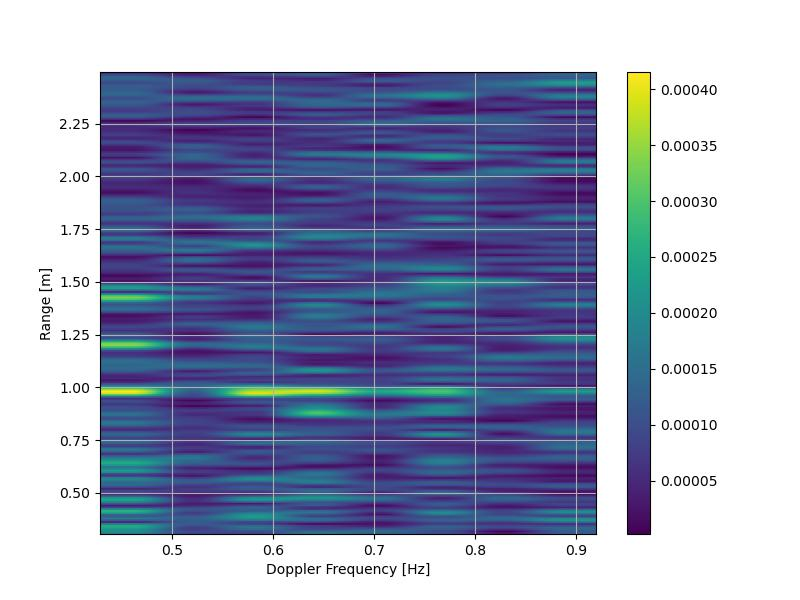

Recreate this plot in Python.
# Import Libraries
import matplotlib.pyplot as plt
import numpy as np
import os
from parameter_setup import load_params, normalization
import time



def main():
    # load parameters
    params = load_params()
    print('waiting for pre-doppler data collections...')
    while(len(os.listdir('./data_queue'))<params['doppler_window_size']*2):
        continue
    print('Done')
    print('Start Processing Doppler...')
    
    while(True):
        start = time.time()
        data_queue = sorted(os.listdir('./data_queue'))
        doppler_arr = []
        for doppler_frame in data_queue[:-10]:
            doppler_arr.append(np.load(os.path.join('.\data_queue',doppler_frame)))
        
        range_doppler = np.fft.ifft(doppler_arr, n=params['range_Nfft'], axis=2)
        range_doppler = np.fft.fft(range_doppler,n=params['doppler_Nfft'],axis=0)[:,210,:]
        range_doppler = np.abs(range_doppler).T

        # print(doppler_freq)
        freq_low = np.where(params['doppler_freq']>=0.4)[0][0]
        freq_high = np.where(params['doppler_freq']<=2.0)[0][-1]
        range_low = np.where(params['dist_vec']>=0.3)[0][0]
        range_high = np.where(params['dist_vec']<=2.5)[0][-1]
        # Eliminate the high DC offset
        # range_low, range_high, freq_low, freq_high = 50, 400, 100, 300
        range_range = np.r_[0:range_low, range_high:range_doppler.shape[0]]
        doppler_range = np.r_[0:freq_low, freq_high:range_doppler.shape[1]]
        range_doppler[range_range,:] = np.min(range_doppler)
        # range_doppler[:, doppler_range] = np.min(range_doppler)

        # range_doppler = normalization(range_doppler)
        plt.figure(figsize=(8,6))


        extent=[params['doppler_freq'][freq_low],params['doppler_freq'][freq_high],params['dist_vec'][range_low],params['dist_vec'][range_high]]
        plt.imshow(range_doppler[range_low:range_high,freq_low:freq_high],origin="lower",aspect="auto",extent=extent)
        plt.colorbar()
        plt.xlabel('Doppler Frequency [Hz]')
        plt.ylabel('Range [m]')
        plt.grid()
        plt.savefig('real_time_doppler.jpg')
        plt.close()
        print('Doppler Frame Duration: ',time.time()-start, '[s]')
        # print(time.time()-start, '[s]')
if __name__ == '__main__':
    main()